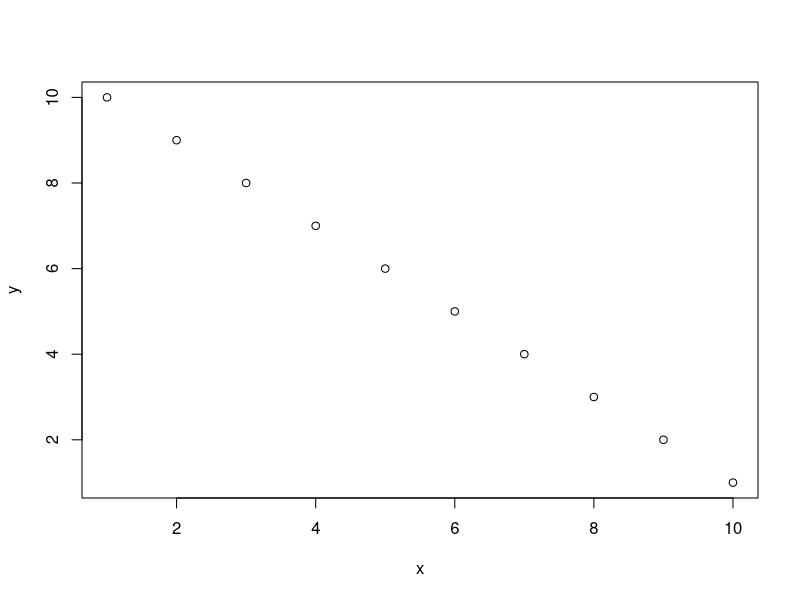
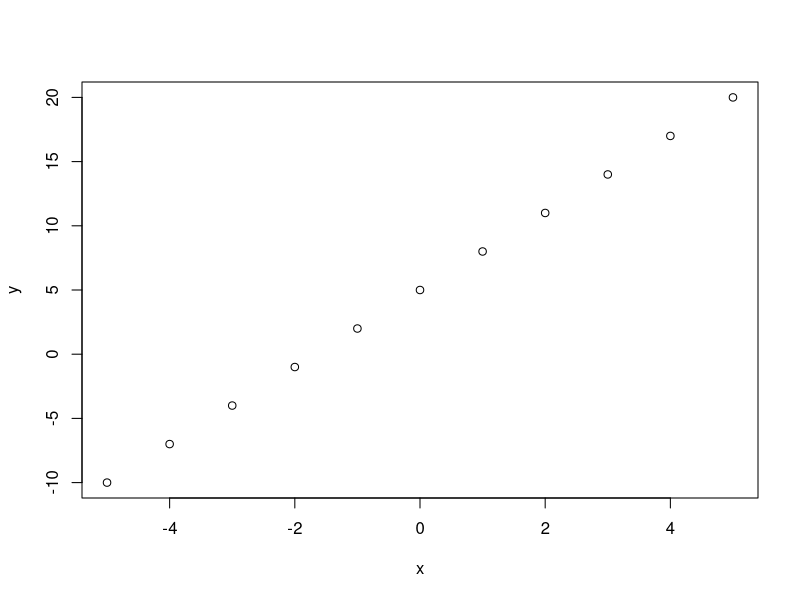
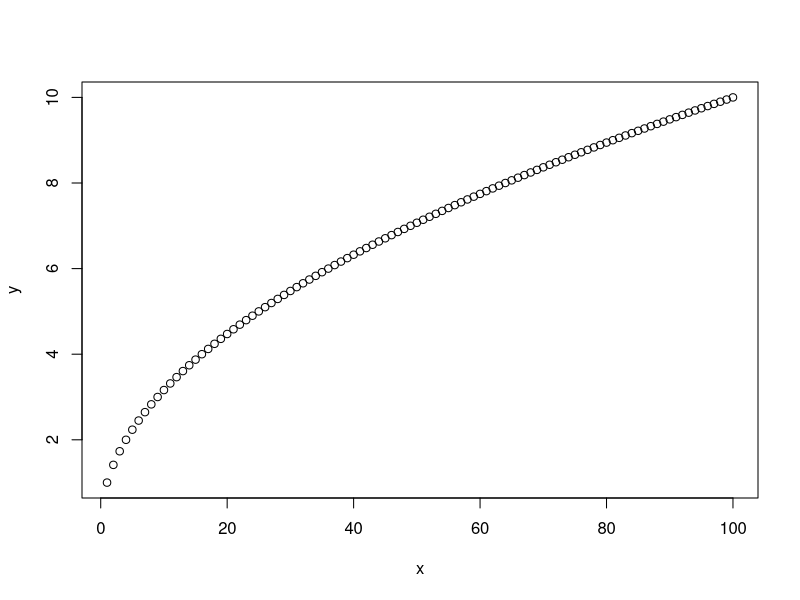
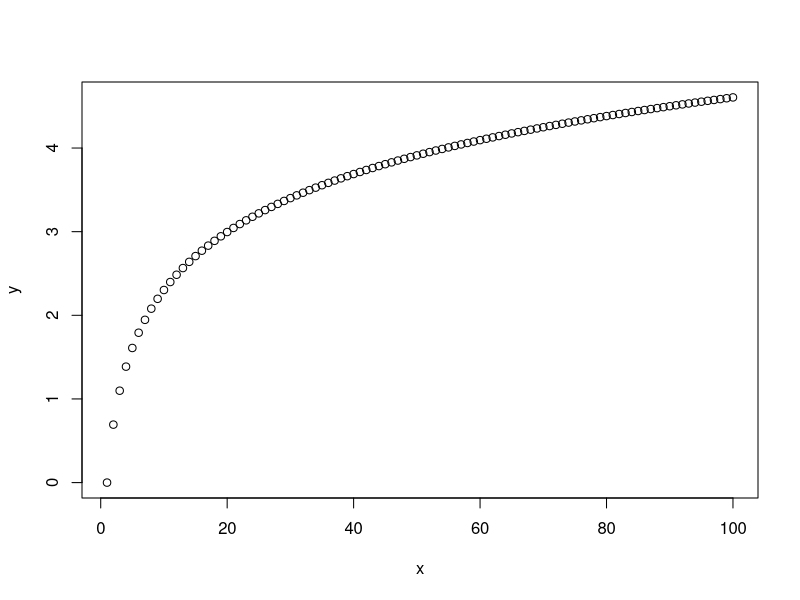
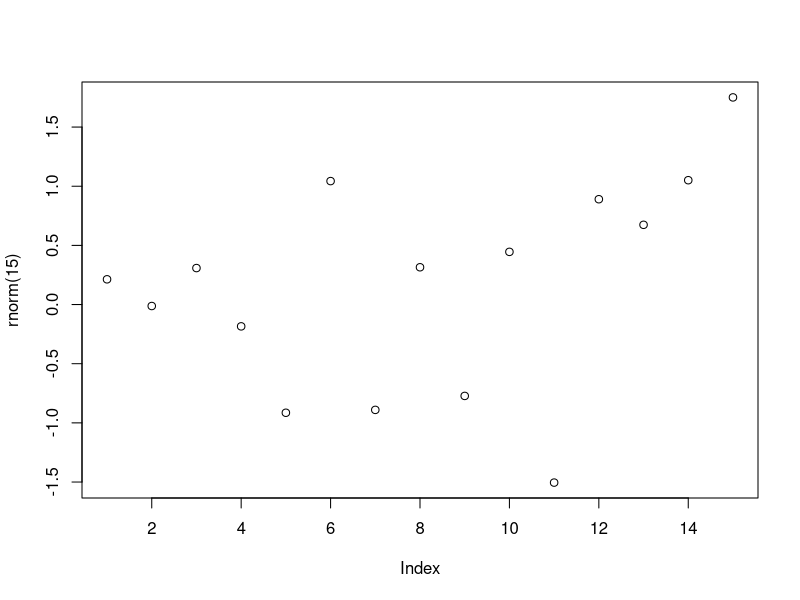
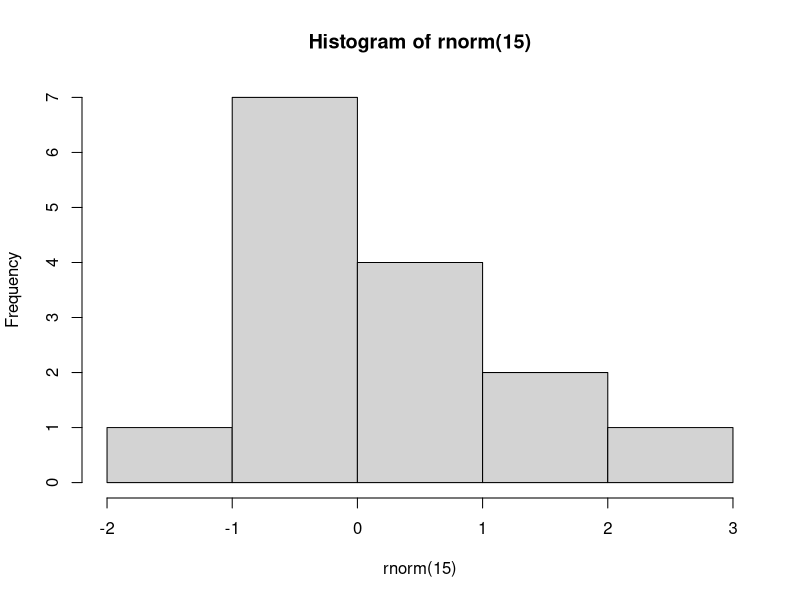
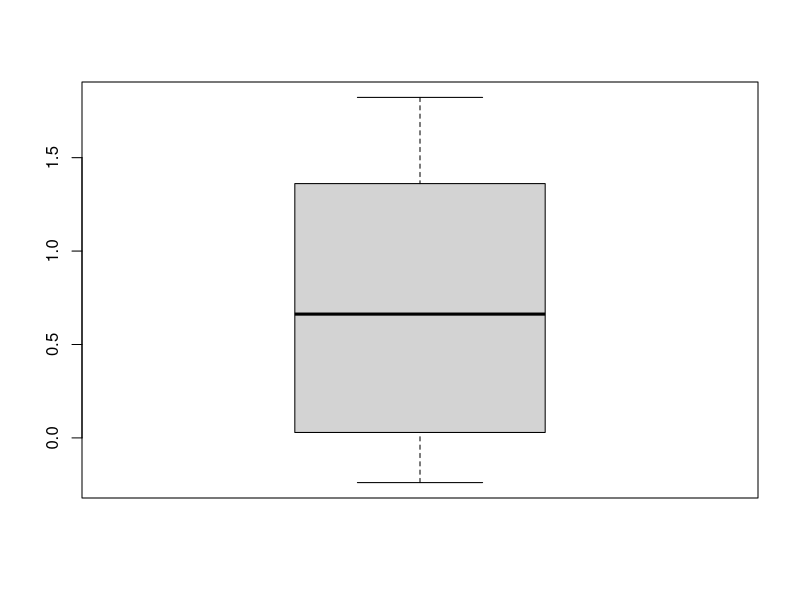
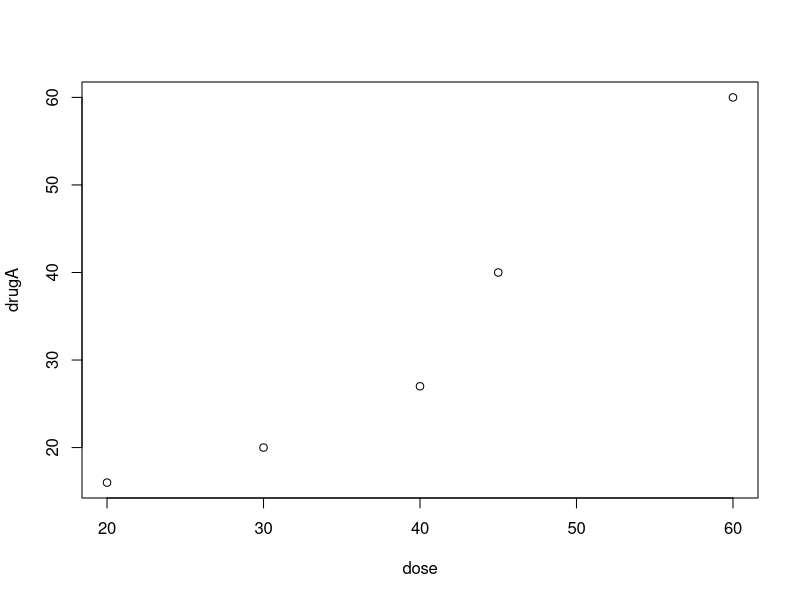

Generate these figures, in order, with R: (Note: this script raises an error after producing the figures.)
#숫자와 텍스트만으로 작성된 통계결과는 지루/따분
#그래프와 그림형태로 제시(시각적 묘사) - 열정적 반응

#그래프 그리기 함수: plot(x, y), plot(y~x)
x <- 1:10
y <- 10:1
plot(x,y) #권장
# plot(y~x) #데카르트 방식

x <- -5:5
y <- 3*x + 5
plot(x,y)

x <- 1:100
y <- sqrt(x)
plot(x,y)

x <- 1:100
y <- log(x)
plot(x,y)

plot(rnorm(15))  #산점도
hist(rnorm(15))  #히스토그램
boxplot(rnorm(15))  #상자수염

#그래프 출력방향 지정 - sink()
# bmp('c:/Java/graph.bmp')  #그래프를 bmp방식으로 저장
# jpeg('c:/Java/graph.jpg')
# png('c:/Java/graph.png')
pdf('c:/Java/graph.pdf')    #한글 폰트 적용 하려면 추가 설정 필요!
attach(mtcars)
  plot(wt, mpg)    #x축 중량, y축 연비 / 산점도
  abline(lm(mpg~wt))  #상관관계를 의미하는 직선 추가
  title('차량중량에 따른 연비 상관관계')
detach(mtcars)
sink()         #작성한 내용을 지정한 장치로 전달
dev.off()      #sink해제


#그래프 그리기 사례
#두 약물에 따른 환자반응
dose <- c(20,30,40,45,60)
drugA <- c(16,20,27,40,60)
drugB <- c(15,18,25,31,40)

plot(dose,drugA)
plot(dose,drugA,type = 'p')  #점, default
plot(dose,drugA,type = 'l')  #선
plot(dose,drugA,type = 'h')  #수직선
plot(dose,drugA,type = 's')  #계단식 1번 아래시작
plot(dose,drugA,type = 'S')  #계단식 1번 위에서 시작

#그래프 옵션 설정 - par()
#pch: 점 종류 (0~25)
#lty: 선 종류 (1~6)
#cex: 기호 크기 1, 1.5, 0.5
#lwd: 선 굵기 1, 1.5, 0.5
par(lty=6,pch=3,lwd=2,cex=2)
plot(dose,drugB,type = 'b')

plot(dose,drugB, type = 'b',lty=1,pch=3)

par(bg='light cyan') #그래프 배경
plot(dose, drugB, type = 'b')

#col색상, fg 그래프 테두리색
plot(dose, drugA, col='red', col.axis='blue',
     col.lab = 'green', main = '메인제목',
     col.main='purple',sub = '서브제목',
     col.sub='navy',fg='orange', type = 'b')

#그래프에서 사용가능한 색상 조회 - colors()
colors()

#하지만, 자주 사용하는, 인기잇는 색상은 따로 있음
color1 <- rainbow(10)  #무지개색
color2 <- heat.colors(10)
color3 <- topo.colors(10)
color4 <- cm.colors(10)
color5 <- gray(0:10/10)

plot(1:10,10:1,col=color1)
plot(1:10,10:1,col=color2)
plot(1:10,10:1,col=color3)
plot(1:10,10:1,col=color4)
plot(1:10,10:1,col=color5)

#iris에서 종 별로 색상을 지정해서 산점도 출력
plot(iris$Petal.Width~iris$Sepal.Width, iris,
     xlab='Sepal 길이',ylab = 'Petal 너비',main='iris 샘플링',
     col=c('red','blue','green')[iris$Species])

#원 그래프(파이그래프)
pie(rep(1:10), labels = color1, col=color1)
pie(rep(1:10), labels = color2, col=color2)
pie(rep(1:10), labels = color3, col=color3)
pie(rep(1:10), labels = color4, col=color4)
pie(rep(1:10), labels = color5, col=color5)

#글씨체 변경 - windowsFonts

windowsFonts(
  A=windowsFont('궁서체'),
  B=windowsFont('Consolas'),
  C=windowsFont('맑은 고딕')
)
#폰트 : 1 기본, 2 진하게, 3 이탤릭, 진하고 이탤릭

par(mfrow=c(1,1))  #그래프 옵션 초기화
par(font.lab=3, font.main=4, font.axis=2, family= 'C')
plot(dose, drugA, type = 'b', main = '폰트연습')

#범례 - legend(위치, 제목, 범례,...)
install.packages('Hmisc') #그래프에 작은 눈금을 그림
library(Hmisc)
minor.tick(nx=3,ny=3,tick.ratio = 0.5)

par(mfrow=c(1,1))
plot(dose, drugA, type = 'b',
     pch=15,lty=1,col='red',ylim=c(0,60),
     main='환자와 약물A,B의 관계', xlab='환자',ylab='약물반응')

lines(dose,drugB,type = 'b',pch=17,lty=2,col='blue')
#2번째 그래프 작성

abline(h=30, lwd=1.5,lty=2,col='gray') #보조선

legend('center',inset= .05,title = '',c('A','B'),
       lty = c(1,2), pch=(c(15,17)),col = c('red','blue'))
#위치는 3x3으로 나누어진 영역을 top,center,bottom,left,center,right를 조합해서 지정

#한 화면에 여러개의 그래프 배치
#mfrow=c(행,열) 행중심
#mfcol=c(행,열) 열중심

#2x2 형태의 그래프 배치
par(mfrow=c(2,2))  #2x2 화면 나눔
attach(mtcars)
plot(wt, mpg, main='차량무게 대비 연비 산점도')
plot(wt, disp, main='차량무게 대비 연비 산점도')
hist(wt, main = '차량무게 히스토그램')
boxplot(wt, main='차량무게 박스수염그래프')
detach(mtcars)

#1x2형태의 그래프 배치
#layout : 영역의 갯수는 행렬을 이용
#layout(matrix(영역번호), 너비, 높이)
#layout.show: 영역을 미리 볼 수 있음
attach(mtcars)
par(mfrow=c(3,1))
hist(wt)    #차체중량
hist(mpg)   #연비
hist(disp)  #배기량
detach(mtcars)

attach(mtcars)
layout(matrix(c(1,1,2,3),2,2,byrow = T))
hist(wt)
hist(mpg)
hist(disp)
detach(mtcars)

#split.scree() : 화면 분할
#split.scree(c(행,열), 스크린번호)
attach(mtcars)
split.screen(c(2,1)) #스크린을 2행 1열로 나눔
split.screen(scree=2,c(1,2))  # 2행 1열 스크린을 1행 2열로 나눔
screen(1)   #1,1
hist(wt)
screen(3)   #2,1
hist(mpg)
screen(4)   #2,2
hist(disp)
detach(mtcars)
close.screen(all=T)
